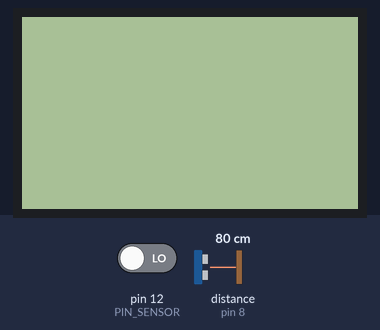
The sketch below on a simulated Arduino Uno, built with avr-gcc and run on an emulated ATmega328P. Shown: 84×48 one-colour display. The test bench sets the inputs (shaded band); at power-on: pin 12 (PIN_SENSOR) LOW, distance to the obstacle (sensor on pin 8) 80 cm. The echo pulse lasts 58.3 µs per cm.

Above: at 1.2 s.
1.3 s: pin 12 (PIN_SENSOR) driven HIGH
At 1.7 s:
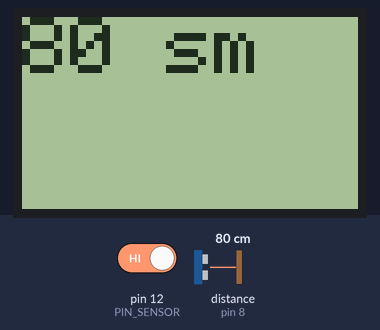
At 2.2 s:
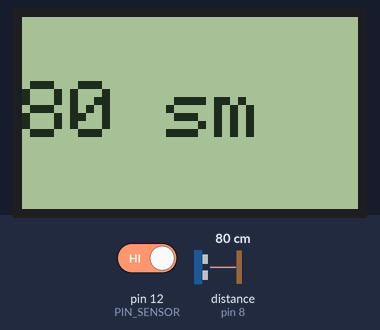
Timing chart, 0 to 4.3 s (numbered marks = the images above; inputs shaded):
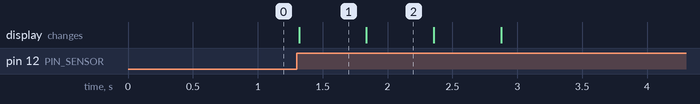

Measured:
- after the input at 1.3 s, the display: changes at once (image 1)
- what the display in image 1 shows lasts 0.5 s, from 1.3 s to 1.8 s

The sketch:

rangefinder.ino
```cpp
// Lib for nokia 5110 display
#include <Adafruit_GFX.h>
#include <Adafruit_PCD8544.h>


// Sensor pinout
uint8_t PIN_SENSOR = 12;  // Digital sensor value D12

// Ultrasonic rangefinder pinout
uint8_t PIN_RANGEFINDER_TRIGGER = 9;  // Digital output to measure rangefinder D9
uint8_t PIN_RANGEFINDER_ECHO = 8;  // Pulse input to get a value from rangefinder D8

// Display pinout
uint8_t PIN_RST = 3;  // Reset D3
uint8_t PIN_CE = 4;  // Chip Select D4
uint8_t PIN_DC = 5;  // Data/Command select D5
uint8_t PIN_DIN = 6;  // Data in D6
uint8_t PIN_CLC = 7;  // Clock D7


uint8_t touch_signal;

uint32_t duration;
uint32_t distance;


Adafruit_PCD8544 display = Adafruit_PCD8544(PIN_CLC, PIN_DIN, PIN_DC, PIN_CE, PIN_RST);


void setup() {
  // Display initialization
  display.begin();
  display.setContrast(50);
  display.setTextSize(2);
  display.setTextColor(BLACK);
  display.clearDisplay();

  // Pin initialization
  pinMode(PIN_SENSOR, INPUT);
  pinMode(PIN_RANGEFINDER_TRIGGER, OUTPUT);
  pinMode(PIN_RANGEFINDER_ECHO, INPUT);

  // Reset rangefinder
  digitalWrite(PIN_RANGEFINDER_TRIGGER, LOW);
  delayMicroseconds(2);

}


void loop() {

  touch_signal = digitalRead(PIN_SENSOR);  // Read value from touch sensor

  if (touch_signal > 0) {  // If touched
    display.clearDisplay();

    // Give signal to rangefinder trigger
    digitalWrite(PIN_RANGEFINDER_TRIGGER, HIGH);
    delayMicroseconds(10);
    digitalWrite(PIN_RANGEFINDER_TRIGGER, LOW);

    duration = pulseIn(PIN_RANGEFINDER_ECHO, HIGH);  // Read value from ultrasonic rangefinder

    if (duration >= 38000) {
      display.println("Out range");
    }
    else {
      distance = duration / 58;
      display.print(distance);
      display.println(" sm");
    }

    display.display();
    delay(500);  // For restore display
  }
}
```
